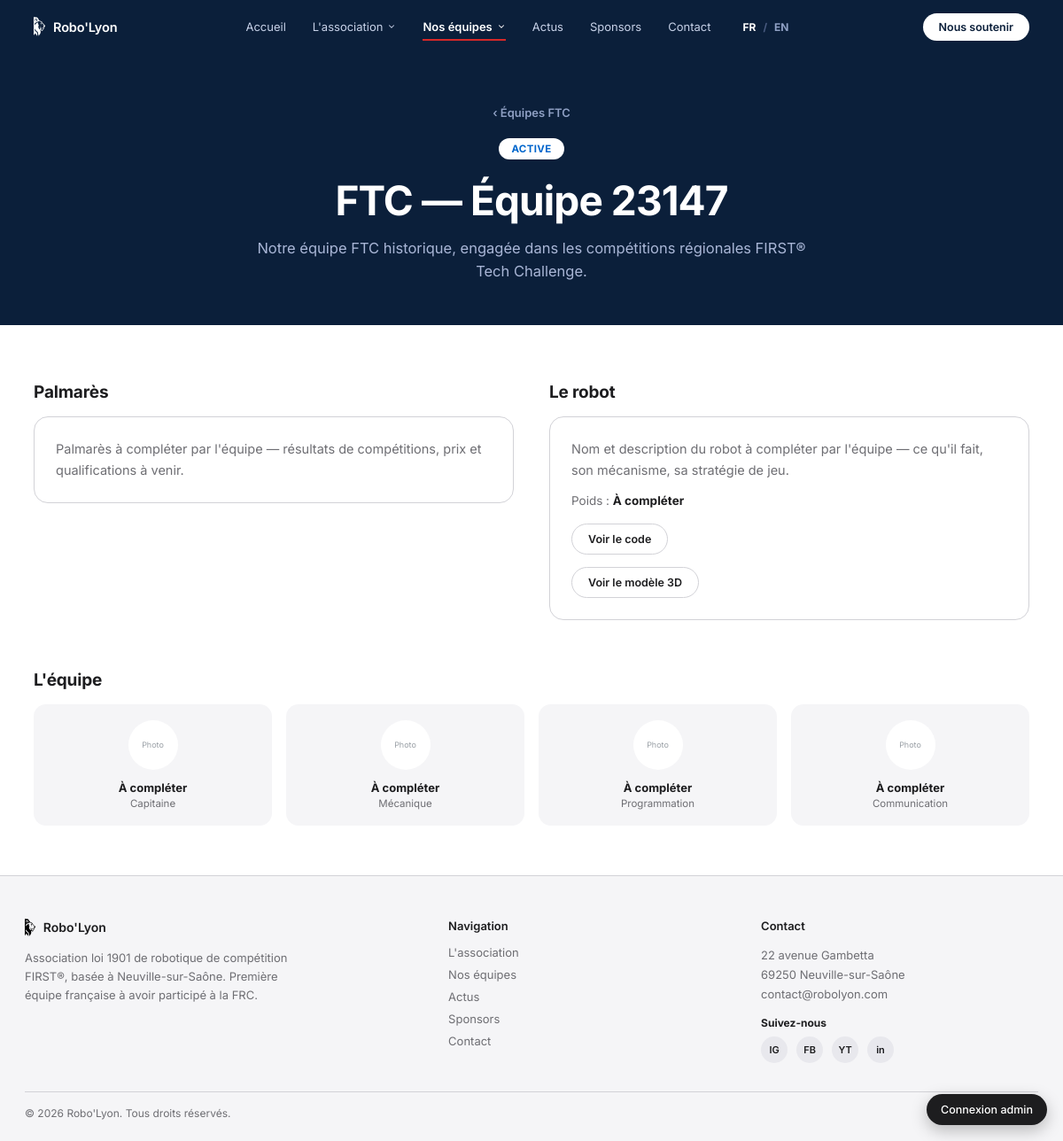
/equipe-ftc.php?slug=23147, run on the app's committed database.
### tables this page shows
CREATE TABLE IF NOT EXISTS teams (
  id INT AUTO_INCREMENT PRIMARY KEY,
  program ENUM('FRC','FTC') NOT NULL,
  slug VARCHAR(190) NOT NULL UNIQUE,
  name VARCHAR(190) NOT NULL,
  status_label VARCHAR(190) NOT NULL DEFAULT 'Active',
  description TEXT,
  description_en TEXT NULL,
  photo_path VARCHAR(255) NULL,
  sort_order INT NOT NULL DEFAULT 0
);

CREATE TABLE IF NOT EXISTS team_members (
  id INT AUTO_INCREMENT PRIMARY KEY,
  team_id INT NOT NULL,
  name VARCHAR(190) NOT NULL,
  role VARCHAR(190) NOT NULL,
  photo_path VARCHAR(255) NULL,
  sort_order INT NOT NULL DEFAULT 0,
  FOREIGN KEY (team_id) REFERENCES teams(id) ON DELETE CASCADE
);

### db.php (called while the page is built, shortened)
<?php
function db(): PDO {
    static $pdo = null;
    if ($pdo === null) {
        $dsn = 'mysql:host=' . DB_HOST . ';port=' . DB_PORT . ';dbname=' . DB_NAME . ';charset=utf8mb4';
        $pdo = new PDO($dsn, DB_USER, DB_PASS, [
            PDO::ATTR_ERRMODE => PDO::ERRMODE_EXCEPTION,
            PDO::ATTR_DEFAULT_FETCH_MODE => PDO::FETCH_ASSOC,
            PDO::ATTR_EMULATE_PREPARES => false,
        ]);
    }
    return $pdo;
}

### includes/i18n.php (called while the page is built, shortened)
<?php
function current_lang(): string {
    return (isset($_COOKIE['rl_lang']) && $_COOKIE['rl_lang'] === 'en') ? 'en' : 'fr';
}
function t(string $key, ?string $fallback = null): string {
    $lang = current_lang();
    return $GLOBALS['RL_I18N'][$lang][$key]
        ?? $GLOBALS['RL_I18N']['fr'][$key]
        ?? $fallback
        ?? $key;
}

### equipe-ftc.php (the view, shortened to what this page needs)
<?php
$slug = (string)($_GET['slug'] ?? '');
$stmt = db()->prepare("SELECT * FROM teams WHERE slug = ? AND program = 'FTC'");
$stmt->execute([$slug]);
$team = $stmt->fetch();
$membersStmt = db()->prepare('SELECT * FROM team_members WHERE team_id = ? ORDER BY sort_order');
$membersStmt->execute([$team['id']]);
$members = $membersStmt->fetchAll();
require __DIR__ . '/includes/partials/head.php';
?>
<div style="font-family:'Inter',-apple-system,sans-serif; background:#FFFFFF;">
<?php require __DIR__ . '/includes/partials/header.php'; ?>
    <section style="padding:56px 28px 48px; text-align:center;">
      <div style="margin-bottom:20px;"><a href="ftc.php" style="font-weight:600; font-size:13px; color:#8FA0C4;"><?= h(t('common.back_to_ftc')) ?></a></div>
      <div style="display:inline-block; color:#0066CC; background:#fff; font-weight:700; font-size:11.5px; padding:5px 14px; border-radius:980px; text-transform:uppercase; letter-spacing:0.03em; margin-bottom:18px;"><?= h($team['status_label']) ?></div>
      <h1 style="font-weight:700; font-size:clamp(32px,4vw,46px); letter-spacing:-0.02em; color:#fff; margin:0 0 14px;">FTC — <?= h($team['name']) ?></h1>
      <p style="font-size:16.5px; color:#A9B6D6; max-width:640px; margin:0 auto; line-height:1.55;"><?= h(team_description($team)) ?></p>
    </section>
  </div>
  <section style="padding:64px 28px 56px; max-width:1180px; margin:0 auto;">
    <div class="rl-g2" style="grid-template-columns:1fr 1fr; gap:40px; margin-bottom:56px;">
      <div>
        <h2 style="font-weight:700; font-size:19px; color:#1D1D1F; margin:0 0 16px; letter-spacing:-0.01em;"><?= h(t('robot.palmares')) ?></h2>
        <div style="border:1px solid #D2D2D7; border-radius:16px; padding:24px;">
        </div>
      </div>
      <div>
        <h2 style="font-weight:700; font-size:19px; color:#1D1D1F; margin:0 0 16px; letter-spacing:-0.01em;"><?= h(t('robot.section')) ?></h2>
        <div style="border:1px solid #D2D2D7; border-radius:16px; padding:24px;">
          <div style="margin-bottom:18px; font-size:13.5px; color:#6E6E73;">
            <?= h(t('robot.weight')) ?> : <?php edit_text('team.' . $team['id'] . '.weight', 'À compléter', 'span', 'font-weight:700; color:#1D1D1F;'); ?>
          </div>
          <div style="display:flex; gap:10px; flex-wrap:wrap; align-items:center; margin-bottom:14px;">
            <?php render_editable_link('team.' . $team['id'] . '.code', t('robot.code'), '#', 'display:inline-flex; align-items:center; gap:8px; border:1px solid #D2D2D7; color:#1D1D1F; font-weight:600; font-size:12.5px; padding:9px 18px; border-radius:980px;'); ?>
          </div>
          <?php render_model_viewer('team.' . $team['id'], t('robot.model'), '#', 'display:inline-flex; align-items:center; gap:8px; border:1px solid #D2D2D7; color:#1D1D1F; font-weight:600; font-size:12.5px; padding:9px 18px; border-radius:980px;'); ?>
        </div>
      </div>
    </div>
    <div style="display:flex; align-items:center; justify-content:space-between; gap:12px; margin-bottom:16px; flex-wrap:wrap;">
      <h2 style="font-weight:700; font-size:19px; color:#1D1D1F; margin:0; letter-spacing:-0.01em;"><?= h(t('robot.team')) ?></h2>
    </div>
    <div class="rl-g4" style="grid-template-columns:repeat(4,1fr); gap:16px;">
      <?php foreach ($members as $m): ?>
      <div style="background:#F5F5F7; border-radius:14px; padding:18px; text-align:center; position:relative;">
        <div style="width:56px; height:56px; border-radius:50%; overflow:hidden; margin:0 auto 12px; background:#fff; display:flex; align-items:center; justify-content:center;">
          <?php if ($m['photo_path']): ?>
            <img src="<?= h(UPLOADS_URL . '/' . $m['photo_path']) ?>" alt="Photo de <?= h($m['name']) ?>" style="width:100%; height:100%; object-fit:cover;">
          <?php else: ?>
            <span style="color:#9AA0A6; font-size:9px;">Photo</span>
          <?php endif; ?>
        </div>
      </div>
      <?php endforeach; ?>
    </div>
  </section>
<?php require __DIR__ . '/includes/partials/footer.php'; ?>

### includes/helpers.php (shortened to what this page needs)
<?php
require_once __DIR__ . '/../db.php';
function h(?string $s): string {
    return htmlspecialchars($s ?? '', ENT_QUOTES, 'UTF-8');
}
function text(string $key, string $default): string {
    static $cache = null;
    if ($cache === null) {
        $cache = [];
        foreach (db()->query('SELECT block_key, value FROM content_blocks') as $row) {
            $cache[$row['block_key']] = $row['value'];
        }
    }
    return $cache[$key] ?? $default;
}
function edit_text(string $key, string $default, string $tag = 'span', string $style = ''): void {
    if (current_lang() === 'en') {
        $enValue = text($key . '.en', '');
        $value = $enValue !== '' ? $enValue : text($key, $default);
        $storageKey = $key . '.en';
    } else {
        $value = text($key, $default);
        $storageKey = $key;
    }
    $styleAttr = $style !== '' ? ' style="' . h($style) . '"' : '';
    echo "<$tag data-edit-key=\"" . h($storageKey) . "\" class=\"rl-editable\"$styleAttr>" . h($value) . "</$tag>";
}
function media(string $key): ?array {
    $stmt = db()->prepare('SELECT kind, path, embed_url FROM media WHERE slot_key = ?');
    $stmt->execute([$key]);
    $row = $stmt->fetch();
    if (!$row) return null;
    return ['kind' => $row['kind'], 'src' => UPLOADS_URL . '/' . $row['path']];
}
function render_editable_link(string $key, string $labelDefault, string $urlDefault, string $linkStyle = ''): void {
    $url = text($key . '.url', $urlDefault);
    echo '<span style="display:inline-flex; align-items:center; gap:6px;">';
    echo '<a href="' . h($url) . '" style="' . h($linkStyle) . '">';
    echo '</a>';
    echo '</span>';
}
function render_model_viewer(string $key, string $linkLabelDefault, string $linkUrlDefault = '#', string $linkStyle = ''): void {
    $modelKey = $key . '.model3d';
    $m = media($modelKey);
    $edit = is_edit_mode();
    if ($m && $m['kind'] === 'model') {
        echo '<div class="rl-model-viewer" style="position:relative; border-radius:16px; overflow:hidden; background:#F5F5F7; aspect-ratio:4/3;">';
        echo '<model-viewer src="' . h($m['src']) . '" camera-controls auto-rotate shadow-intensity="1" loading="lazy" style="width:100%; height:100%; --poster-color:#F5F5F7;"></model-viewer>';
        echo '<div class="rl-model-loading" data-model-loading>' . h(t('common.loading')) . '</div>';
        echo '</div>';
        if ($edit) {
            echo '<div style="margin-top:10px;"><button class="rl-btn-add" data-action="upload-model" data-key="' . h($modelKey) . '">' . h(t('robot.replace_model')) . '</button></div>';
        }
    } else {
        render_editable_link($key . '.cad', $linkLabelDefault, $linkUrlDefault, $linkStyle);
        if ($edit) {
            echo '<div style="margin-top:8px;"><button class="rl-btn-add" data-action="upload-model" data-key="' . h($modelKey) . '">' . h(t('robot.add_model')) . '</button></div>';
        }
    }
}
function render_social_icon(string $key, string $label, string $abbrev): void {
    $url = text('social.' . $key . '.url', '#');
    echo '<span style="display:inline-flex; align-items:center; gap:4px;">';
    echo '<a href="' . h($url) . '" target="_blank" rel="noopener" aria-label="' . h($label) . '" style="width:30px; height:30px; border-radius:50%; background:#E8E8ED; display:flex; align-items:center; justify-content:center; font-size:11px; color:#1D1D1F; font-weight:600;">' . h($abbrev) . '</a>';
    echo '</span>';
}
function team_description(array $team): string {
    return $team['description'] ?? '';
}

### assets/css/style.css (style rules this page uses)
* { box-sizing: border-box; }
body { margin: 0; font-family: 'Inter', -apple-system, sans-serif; -webkit-font-smoothing: antialiased; color: #1D1D1F; background: #fff; }
a { color: #0066CC; text-decoration: none; }
.rl-g2, .rl-g3, .rl-g4, .rl-g5, .rl-g6 { display: grid; }

### data on the page
teams: status_label "ACTIVE", name "Équipe 23147", description "Notre équipe FTC historique, engagée dans les compétitions régionales FIRST® Tech Challenge."
team_members: shows "Photo", name "À compléter Capitaine"
team_members: shows "Photo", name "À compléter Mécanique"
team_members: shows "Photo", name "À compléter Programmation"
team_members: shows "Photo", name "À compléter Communication"

### other printed values
$label "Accueil Actus Sponsors Contact"
t('nav.association') "L'association"
t('nav.equipes') "Nos équipes"
t('common.back_to_ftc') "‹ Équipes FTC"
t('robot.palmares') "Palmarès"
t('robot.section') "Le robot"
t('robot.weight') "Poids"
t('robot.team') "L'équipe"
t('footer.navigation') "Navigation"
t('nav.actus') "Actus"
t('nav.sponsors') "Sponsors"
t('nav.contact') "Contact"
t('footer.contact') "Contact"
text('footer.email', 'contact@robolyon.com') "contact@robolyon.com"
t('footer.follow') "Suivez-nous"
